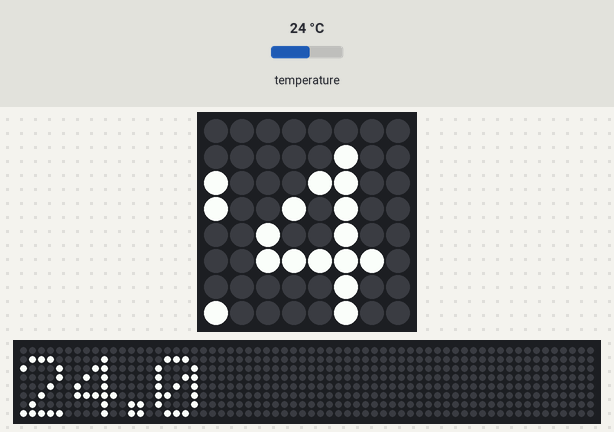
The program below on a simulated Raspberry Pi (BCM pin numbers) with a Sense HAT. Shown: the Sense HAT's 8×8 RGB LED matrix, a strip that is not on the board, showing the scrolling text unrolled. The inputs (shaded band) are chosen by the test bench; at power-on: temperature 24 °C. The 64×8 strip is a reading aid, not a part: it shows the text the matrix is scrolling, unrolled, one strip-width of it at a time.

Above: at 1.28 s.
1.3 s: temperature set to 41 °C
At 3.9 s:
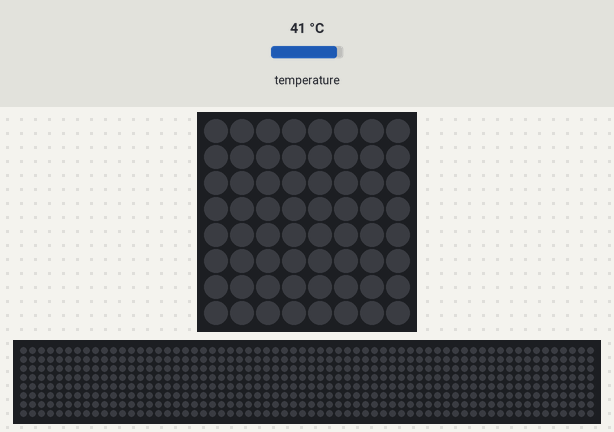
At 4.5 s:
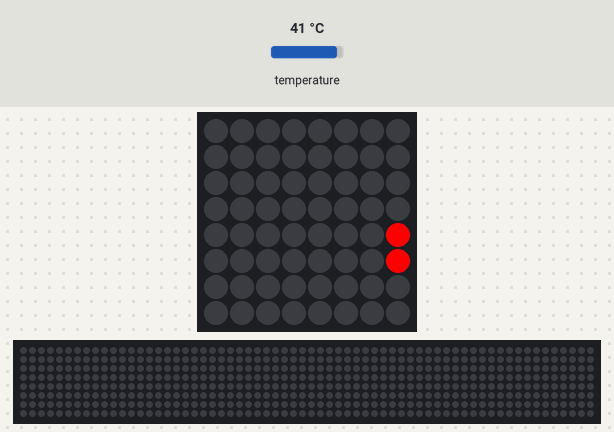

Measured:
- after the input at 1.3 s, the LEDs: first differ from a run without the input after 3.2 s (image 2)
- what the display in image 1 shows lasts 1.6 s, from 2.9 s to 4.5 s

The program:

temperature_alert.py
```python
# import the SenseHat class from the sense_hat module so we can use it
from sense_hat import SenseHat


# initialize a SenseHat object and save it in the sense variable
sense = SenseHat()

# do forever
while True:
    # get the temperature from the Sense Hat
    temperature = sense.get_temperature()

    # round the temperature to 2 decimal digits
    temperature = round(temperature, 2)

    # the temperature is normal, under 30 degrees Celsius
    if temperature < 30:
        # print the temperature on the LED matrix
        sense.show_message(str(temperature))
    # the temperature is elevated, between 30 and 40 degrees Celsius
    elif temperature < 40:
        # print the temperature on the LED matrix in red
        sense.show_message(str(temperature), text_colour=[255, 0, 0])
    # the temperature is extremelly high, over 40 degrees Celsius
    else:
        sense.show_message(str(temperature), text_colour=[255, 0, 0])
        sense.show_message(' ')
        sense.show_message("ATTENTION! EXTREME TEMPERATURE!", text_colour=[255, 0, 0])

    # print a space to separate the sequential messages on the LED matrix
    sense.show_message(' ')
```
